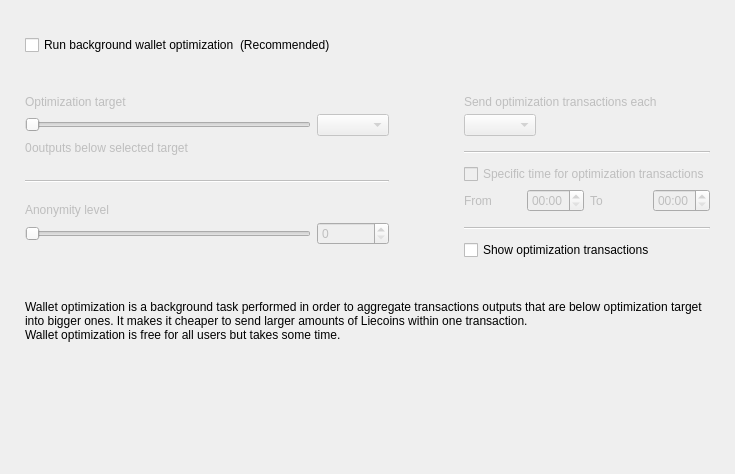
<?xml version="1.0" encoding="UTF-8"?>
<ui version="4.0">
 <class>OptimizationOptionsFrame</class>
 <widget class="QFrame" name="OptimizationOptionsFrame">
  <property name="geometry">
   <rect>
    <x>0</x>
    <y>0</y>
    <width>735</width>
    <height>474</height>
   </rect>
  </property>
  <property name="windowTitle">
   <string>Frame</string>
  </property>
  <property name="frameShape">
   <enum>QFrame::NoFrame</enum>
  </property>
  <property name="frameShadow">
   <enum>QFrame::Raised</enum>
  </property>
  <layout class="QVBoxLayout" name="verticalLayout">
   <property name="spacing">
    <number>0</number>
   </property>
   <property name="leftMargin">
    <number>25</number>
   </property>
   <property name="topMargin">
    <number>35</number>
   </property>
   <property name="rightMargin">
    <number>25</number>
   </property>
   <property name="bottomMargin">
    <number>0</number>
   </property>
   <item>
    <layout class="QHBoxLayout" name="horizontalLayout_2">
     <item>
      <widget class="QCheckBox" name="m_enableOptimizationCheck">
       <property name="text">
        <string>Run background wallet optimization</string>
       </property>
      </widget>
     </item>
     <item>
      <widget class="WalletGui::WalletNormalGrayTextLabel" name="label_8">
       <property name="text">
        <string>(Recommended)</string>
       </property>
      </widget>
     </item>
     <item>
      <spacer name="horizontalSpacer">
       <property name="orientation">
        <enum>Qt::Horizontal</enum>
       </property>
       <property name="sizeHint" stdset="0">
        <size>
         <width>40</width>
         <height>20</height>
        </size>
       </property>
      </spacer>
     </item>
    </layout>
   </item>
   <item>
    <spacer name="verticalSpacer_2">
     <property name="orientation">
      <enum>Qt::Vertical</enum>
     </property>
     <property name="sizeType">
      <enum>QSizePolicy::Fixed</enum>
     </property>
     <property name="sizeHint" stdset="0">
      <size>
       <width>20</width>
       <height>40</height>
      </size>
     </property>
    </spacer>
   </item>
   <item>
    <widget class="QWidget" name="m_optimizationOptionsWidget" native="true">
     <property name="enabled">
      <bool>true</bool>
     </property>
     <layout class="QHBoxLayout" name="horizontalLayout">
      <property name="spacing">
       <number>75</number>
      </property>
      <property name="leftMargin">
       <number>0</number>
      </property>
      <property name="topMargin">
       <number>0</number>
      </property>
      <property name="rightMargin">
       <number>0</number>
      </property>
      <property name="bottomMargin">
       <number>0</number>
      </property>
      <item alignment="Qt::AlignTop">
       <widget class="QWidget" name="widget1" native="true">
        <property name="enabled">
         <bool>false</bool>
        </property>
        <layout class="QGridLayout" name="gridLayout" columnstretch="50,0,0,0">
         <property name="leftMargin">
          <number>0</number>
         </property>
         <property name="topMargin">
          <number>0</number>
         </property>
         <property name="rightMargin">
          <number>0</number>
         </property>
         <property name="bottomMargin">
          <number>0</number>
         </property>
         <property name="verticalSpacing">
          <number>5</number>
         </property>
         <item row="0" column="0" colspan="4">
          <widget class="WalletGui::WalletNormalBlackTextLabel" name="label_5">
           <property name="text">
            <string>Optimization target</string>
           </property>
           <property name="indent">
            <number>0</number>
           </property>
          </widget>
         </item>
         <item row="4" column="0" colspan="4">
          <spacer name="verticalSpacer_3">
           <property name="orientation">
            <enum>Qt::Vertical</enum>
           </property>
           <property name="sizeType">
            <enum>QSizePolicy::Fixed</enum>
           </property>
           <property name="sizeHint" stdset="0">
            <size>
             <width>20</width>
             <height>20</height>
            </size>
           </property>
          </spacer>
         </item>
         <item row="1" column="0" colspan="3">
          <widget class="QSlider" name="m_thresholdSlider">
           <property name="maximum">
            <number>6</number>
           </property>
           <property name="pageStep">
            <number>1</number>
           </property>
           <property name="orientation">
            <enum>Qt::Horizontal</enum>
           </property>
          </widget>
         </item>
         <item row="1" column="3">
          <widget class="QComboBox" name="m_thresholdCombo"/>
         </item>
         <item row="5" column="0" colspan="4">
          <widget class="Line" name="line">
           <property name="orientation">
            <enum>Qt::Horizontal</enum>
           </property>
          </widget>
         </item>
         <item row="6" column="0" colspan="4">
          <spacer name="verticalSpacer_4">
           <property name="orientation">
            <enum>Qt::Vertical</enum>
           </property>
           <property name="sizeType">
            <enum>QSizePolicy::Fixed</enum>
           </property>
           <property name="sizeHint" stdset="0">
            <size>
             <width>20</width>
             <height>15</height>
            </size>
           </property>
          </spacer>
         </item>
         <item row="8" column="3">
          <widget class="QSpinBox" name="m_mixinSpin">
           <property name="buttonSymbols">
            <enum>QAbstractSpinBox::UpDownArrows</enum>
           </property>
          </widget>
         </item>
         <item row="7" column="0" colspan="4">
          <widget class="WalletGui::WalletNormalBlackTextLabel" name="label_7">
           <property name="text">
            <string>Anonymity level</string>
           </property>
           <property name="indent">
            <number>0</number>
           </property>
          </widget>
         </item>
         <item row="8" column="0" colspan="3">
          <widget class="QSlider" name="m_mixinSlider">
           <property name="pageStep">
            <number>1</number>
           </property>
           <property name="orientation">
            <enum>Qt::Horizontal</enum>
           </property>
          </widget>
         </item>
         <item row="2" column="0" colspan="4">
          <spacer name="verticalSpacer_12">
           <property name="orientation">
            <enum>Qt::Vertical</enum>
           </property>
           <property name="sizeType">
            <enum>QSizePolicy::Fixed</enum>
           </property>
           <property name="sizeHint" stdset="0">
            <size>
             <width>20</width>
             <height>0</height>
            </size>
           </property>
          </spacer>
         </item>
         <item row="3" column="0" colspan="4">
          <layout class="QHBoxLayout" name="horizontalLayout_3" stretch="0,1">
           <item>
            <widget class="QLabel" name="m_nonOptimizedOutputsLabel">
             <property name="text">
              <string>0</string>
             </property>
            </widget>
           </item>
           <item>
            <widget class="WalletGui::WalletNormalBlackTextLabel" name="m_nonOptimizedOutputsTextLabel">
             <property name="text">
              <string>outputs below selected target</string>
             </property>
            </widget>
           </item>
          </layout>
         </item>
        </layout>
       </widget>
      </item>
      <item>
       <layout class="QVBoxLayout" name="verticalLayout_3">
        <property name="spacing">
         <number>10</number>
        </property>
        <property name="rightMargin">
         <number>0</number>
        </property>
        <property name="bottomMargin">
         <number>0</number>
        </property>
        <item>
         <widget class="QWidget" name="widget2" native="true">
          <property name="enabled">
           <bool>false</bool>
          </property>
          <layout class="QGridLayout" name="gridLayout_2" columnstretch="0,0,0,0">
           <property name="leftMargin">
            <number>0</number>
           </property>
           <property name="topMargin">
            <number>0</number>
           </property>
           <property name="rightMargin">
            <number>0</number>
           </property>
           <property name="bottomMargin">
            <number>0</number>
           </property>
           <property name="verticalSpacing">
            <number>5</number>
           </property>
           <item row="2" column="0" colspan="2" alignment="Qt::AlignLeft">
            <widget class="QComboBox" name="m_periodCombo"/>
           </item>
           <item row="8" column="0">
            <widget class="WalletGui::WalletNormalBlackTextLabel" name="label_2">
             <property name="text">
              <string>From</string>
             </property>
            </widget>
           </item>
           <item row="8" column="1">
            <widget class="QTimeEdit" name="m_startTimeEdit">
             <property name="enabled">
              <bool>false</bool>
             </property>
             <property name="displayFormat">
              <string>HH:mm</string>
             </property>
            </widget>
           </item>
           <item row="8" column="2">
            <widget class="WalletGui::WalletNormalBlackTextLabel" name="label_3">
             <property name="text">
              <string>To</string>
             </property>
            </widget>
           </item>
           <item row="8" column="3">
            <widget class="QTimeEdit" name="m_stopTimeEdit">
             <property name="enabled">
              <bool>false</bool>
             </property>
             <property name="displayFormat">
              <string>HH:mm</string>
             </property>
            </widget>
           </item>
           <item row="6" column="0" colspan="4">
            <widget class="QCheckBox" name="m_optimizationTimeCheck">
             <property name="text">
              <string>Specific time for optimization transactions</string>
             </property>
            </widget>
           </item>
           <item row="4" column="0" colspan="4">
            <widget class="Line" name="line_2">
             <property name="orientation">
              <enum>Qt::Horizontal</enum>
             </property>
            </widget>
           </item>
           <item row="0" column="0" colspan="4">
            <widget class="WalletGui::WalletNormalBlackTextLabel" name="label_4">
             <property name="text">
              <string>Send optimization transactions each</string>
             </property>
             <property name="indent">
              <number>0</number>
             </property>
            </widget>
           </item>
           <item row="7" column="0" colspan="4">
            <spacer name="verticalSpacer_8">
             <property name="orientation">
              <enum>Qt::Vertical</enum>
             </property>
             <property name="sizeType">
              <enum>QSizePolicy::Fixed</enum>
             </property>
             <property name="sizeHint" stdset="0">
              <size>
               <width>20</width>
               <height>0</height>
              </size>
             </property>
            </spacer>
           </item>
           <item row="3" column="0" colspan="4">
            <spacer name="verticalSpacer_6">
             <property name="orientation">
              <enum>Qt::Vertical</enum>
             </property>
             <property name="sizeType">
              <enum>QSizePolicy::Fixed</enum>
             </property>
             <property name="sizeHint" stdset="0">
              <size>
               <width>20</width>
               <height>10</height>
              </size>
             </property>
            </spacer>
           </item>
           <item row="10" column="0" colspan="4">
            <widget class="Line" name="line_3">
             <property name="orientation">
              <enum>Qt::Horizontal</enum>
             </property>
            </widget>
           </item>
           <item row="1" column="0" colspan="4">
            <spacer name="verticalSpacer_5">
             <property name="orientation">
              <enum>Qt::Vertical</enum>
             </property>
             <property name="sizeType">
              <enum>QSizePolicy::Fixed</enum>
             </property>
             <property name="sizeHint" stdset="0">
              <size>
               <width>20</width>
               <height>0</height>
              </size>
             </property>
            </spacer>
           </item>
           <item row="5" column="0" colspan="4">
            <spacer name="verticalSpacer_7">
             <property name="orientation">
              <enum>Qt::Vertical</enum>
             </property>
             <property name="sizeType">
              <enum>QSizePolicy::Fixed</enum>
             </property>
             <property name="sizeHint" stdset="0">
              <size>
               <width>20</width>
               <height>5</height>
              </size>
             </property>
            </spacer>
           </item>
           <item row="9" column="0" colspan="4">
            <spacer name="verticalSpacer_10">
             <property name="orientation">
              <enum>Qt::Vertical</enum>
             </property>
             <property name="sizeType">
              <enum>QSizePolicy::Fixed</enum>
             </property>
             <property name="sizeHint" stdset="0">
              <size>
               <width>20</width>
               <height>10</height>
              </size>
             </property>
            </spacer>
           </item>
          </layout>
         </widget>
        </item>
        <item>
         <widget class="QCheckBox" name="m_showFusionTransactionsCheck">
          <property name="enabled">
           <bool>true</bool>
          </property>
          <property name="text">
           <string>Show optimization transactions</string>
          </property>
         </widget>
        </item>
       </layout>
      </item>
     </layout>
    </widget>
   </item>
   <item>
    <spacer name="verticalSpacer_11">
     <property name="orientation">
      <enum>Qt::Vertical</enum>
     </property>
     <property name="sizeType">
      <enum>QSizePolicy::Fixed</enum>
     </property>
     <property name="sizeHint" stdset="0">
      <size>
       <width>20</width>
       <height>40</height>
      </size>
     </property>
    </spacer>
   </item>
   <item>
    <widget class="WalletGui::WalletExtraNormalGrayTextLabel" name="m_helpLabel">
     <property name="text">
      <string>Wallet optimization is a background task performed in order to aggregate transactions outputs that are below optimization target into bigger ones. It makes it cheaper to send larger amounts of Liecoins within one transaction.
Wallet optimization is free for all users but takes some time.</string>
     </property>
     <property name="wordWrap">
      <bool>true</bool>
     </property>
    </widget>
   </item>
   <item>
    <spacer name="verticalSpacer">
     <property name="orientation">
      <enum>Qt::Vertical</enum>
     </property>
     <property name="sizeHint" stdset="0">
      <size>
       <width>20</width>
       <height>40</height>
      </size>
     </property>
    </spacer>
   </item>
  </layout>
 </widget>
 <customwidgets>
  <customwidget>
   <class>WalletGui::WalletNormalGrayTextLabel</class>
   <extends>QLabel</extends>
   <header>Gui/Common/WalletTextLabel.h</header>
  </customwidget>
  <customwidget>
   <class>WalletGui::WalletNormalBlackTextLabel</class>
   <extends>QLabel</extends>
   <header>Gui/Common/WalletTextLabel.h</header>
  </customwidget>
  <customwidget>
   <class>WalletGui::WalletExtraNormalGrayTextLabel</class>
   <extends>QLabel</extends>
   <header>Gui/Common/WalletTextLabel.h</header>
  </customwidget>
 </customwidgets>
 <resources/>
 <connections>
  <connection>
   <sender>m_enableOptimizationCheck</sender>
   <signal>toggled(bool)</signal>
   <receiver>widget1</receiver>
   <slot>setEnabled(bool)</slot>
   <hints>
    <hint type="sourcelabel">
     <x>147</x>
     <y>47</y>
    </hint>
    <hint type="destinationlabel">
     <x>176</x>
     <y>204</y>
    </hint>
   </hints>
  </connection>
  <connection>
   <sender>m_thresholdSlider</sender>
   <signal>valueChanged(int)</signal>
   <receiver>OptimizationOptionsFrame</receiver>
   <slot>thresholdChanged(int)</slot>
   <hints>
    <hint type="sourcelabel">
     <x>116</x>
     <y>139</y>
    </hint>
    <hint type="destinationlabel">
     <x>355</x>
     <y>194</y>
    </hint>
   </hints>
  </connection>
  <connection>
   <sender>m_mixinSlider</sender>
   <signal>valueChanged(int)</signal>
   <receiver>OptimizationOptionsFrame</receiver>
   <slot>mixinChanged(int)</slot>
   <hints>
    <hint type="sourcelabel">
     <x>116</x>
     <y>240</y>
    </hint>
    <hint type="destinationlabel">
     <x>367</x>
     <y>236</y>
    </hint>
   </hints>
  </connection>
  <connection>
   <sender>m_optimizationTimeCheck</sender>
   <signal>toggled(bool)</signal>
   <receiver>m_startTimeEdit</receiver>
   <slot>setEnabled(bool)</slot>
   <hints>
    <hint type="sourcelabel">
     <x>543</x>
     <y>179</y>
    </hint>
    <hint type="destinationlabel">
     <x>501</x>
     <y>207</y>
    </hint>
   </hints>
  </connection>
  <connection>
   <sender>m_optimizationTimeCheck</sender>
   <signal>toggled(bool)</signal>
   <receiver>m_stopTimeEdit</receiver>
   <slot>setEnabled(bool)</slot>
   <hints>
    <hint type="sourcelabel">
     <x>543</x>
     <y>179</y>
    </hint>
    <hint type="destinationlabel">
     <x>643</x>
     <y>207</y>
    </hint>
   </hints>
  </connection>
  <connection>
   <sender>m_mixinSpin</sender>
   <signal>valueChanged(int)</signal>
   <receiver>OptimizationOptionsFrame</receiver>
   <slot>mixinChanged(int)</slot>
   <hints>
    <hint type="sourcelabel">
     <x>273</x>
     <y>271</y>
    </hint>
    <hint type="destinationlabel">
     <x>367</x>
     <y>236</y>
    </hint>
   </hints>
  </connection>
  <connection>
   <sender>m_thresholdCombo</sender>
   <signal>currentIndexChanged(int)</signal>
   <receiver>OptimizationOptionsFrame</receiver>
   <slot>thresholdChanged(int)</slot>
   <hints>
    <hint type="sourcelabel">
     <x>270</x>
     <y>139</y>
    </hint>
    <hint type="destinationlabel">
     <x>367</x>
     <y>236</y>
    </hint>
   </hints>
  </connection>
  <connection>
   <sender>m_enableOptimizationCheck</sender>
   <signal>toggled(bool)</signal>
   <receiver>widget2</receiver>
   <slot>setEnabled(bool)</slot>
   <hints>
    <hint type="sourcelabel">
     <x>158</x>
     <y>48</y>
    </hint>
    <hint type="destinationlabel">
     <x>556</x>
     <y>197</y>
    </hint>
   </hints>
  </connection>
 </connections>
 <slots>
  <slot>thresholdChanged(int)</slot>
  <slot>mixinChanged(int)</slot>
 </slots>
</ui>
